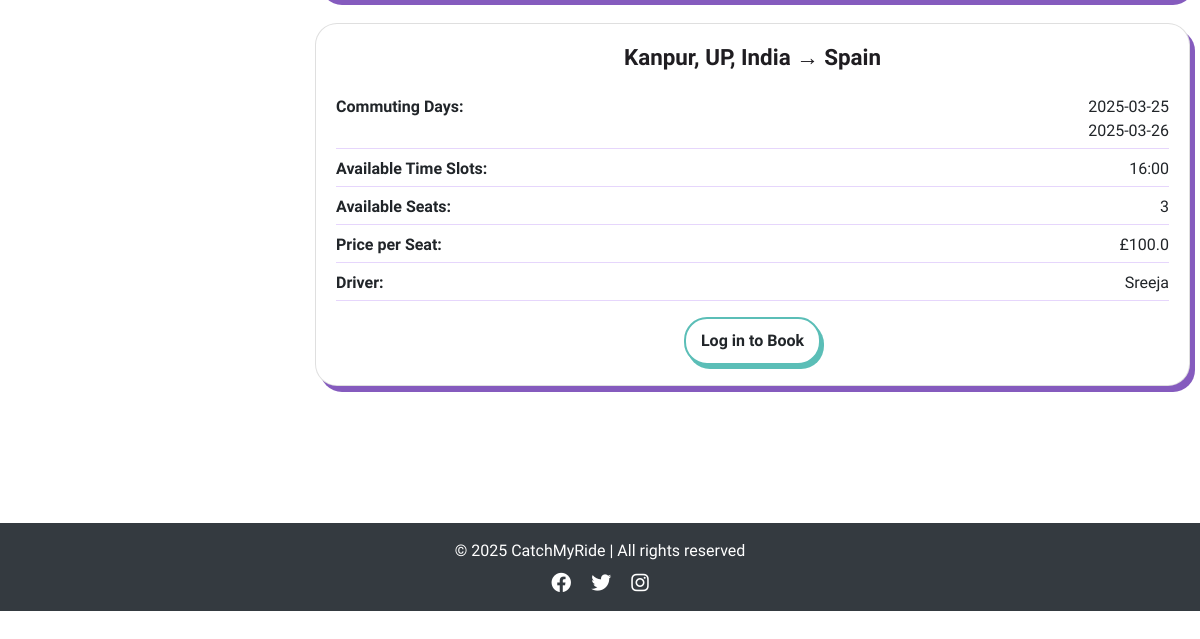
/view_journeys (lower part), run on an earlier commit of the app's database.
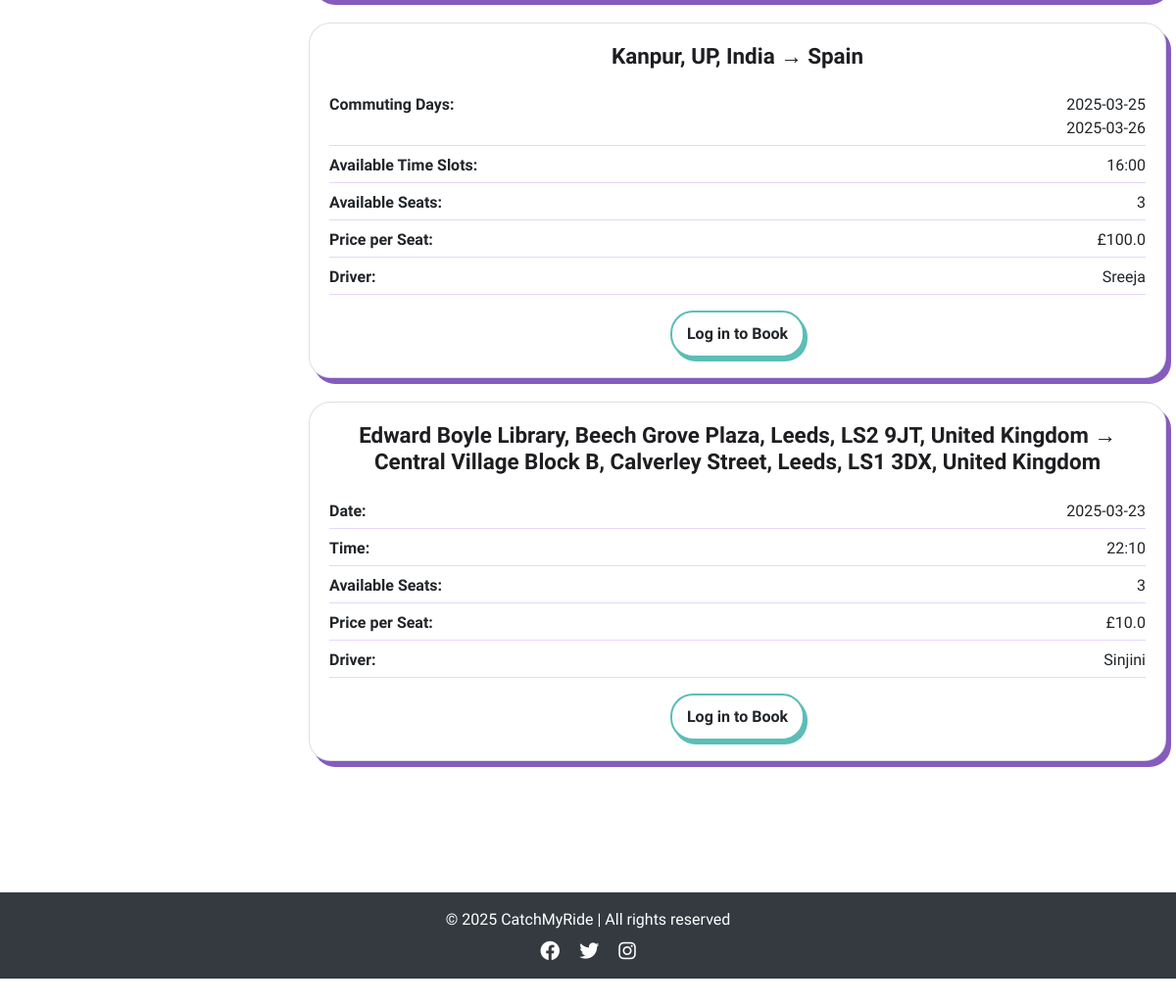
And on a later commit of the database.
### app/models.py (models this page shows, shortened)
class publish_ride(db.Model):
    id = db.Column(db.Integer, primary_key=True)
    driver_id = db.Column(db.Integer, db.ForeignKey('user.id'), nullable=False)
    driver_name = db.Column(db.String(100), nullable=False)  # Added Driver Name
    from_location = db.Column(db.String(200), nullable=False)
    to_location = db.Column(db.String(200), nullable=False)
    date_time = db.Column(db.DateTime, nullable=True)  # Now optional
    available_seats_per_date = db.Column(db.JSON, nullable=True)
    price_per_seat = db.Column(db.Float, nullable=False)
    category = db.Column(db.String(50), nullable=False)
    recurrence_dates = db.Column(db.String(255), nullable=True)
    commute_times = db.Column(db.String(255), nullable=True)  # Stores commute time slots
    is_available = db.Column(db.Boolean, default=True)

### app/views.py (the view)
@app.route('/view_journeys')
def view_journeys():
    db.session.commit()
    db.session.expire_all()
    journeys = publish_ride.query.all()
    booked_journey_ids = set()
    if current_user.is_authenticated:
        booked_journey_ids = {booking.ride_id for booking in book_ride.query.filter_by(user_id=current_user.id).all()}
    for journey in journeys:
        try:
            journey.seat_tracking = json.loads(journey.available_seats_per_date) if journey.available_seats_per_date else {}
        except (json.JSONDecodeError, TypeError):
            journey.seat_tracking = {}  # Prevent errors if data is invalid
        journey.user_has_booked = journey.id in booked_journey_ids
    return render_template('view_journeys.html', journeys=journeys, user=current_user)

### app/views.py (called while the page is built)
@app.before_request
def check_redirect_after_login():
    if 'redirect_after_login' in session and current_user.is_authenticated:
        redirect_path = session.pop('redirect_after_login')
        return redirect(redirect_path)

@app.context_processor
def inject_user():
    return dict(user=current_user)

### app/templates/view_journeys.html (shortened to what this page needs)
{% extends "base.html" %}
{% block content %}
<div class="container-fluid my-5">
    <div class="row">
        <div class="col-md-3">
        </div>
        <div class="col-md-9 card-list-container">
            {% if journeys %}
            <div class="row">
                {% for journey in journeys %}
                <div class="col-12 mb-4">
                    <div class="card">
                        <div class="card-body">
                            <h5 class="card-title">{{ journey.from_location }} → {{ journey.to_location }}</h5>
                            <div class="journey-details">
                                {% if journey.category == "one-time" %}
                                <div class="detail-item">
                                    <span class="detail-heading">Date:</span>
                                    <span>{{ journey.date_time.strftime('%Y-%m-%d') }}</span>
                                </div>
                                <div class="detail-item">
                                    <span class="detail-heading">Time:</span>
                                    <span>{{ journey.date_time.strftime('%H:%M') }}</span>
                                </div>
                                {% elif journey.category == "commuting" %}
                                <div class="detail-item">
                                    <span class="detail-heading">Commuting Days:</span>
                                    <ul class="date-list">
                                        {% for date in journey.recurrence_dates.split(',') %}
                                        <li>{{ date.strip() }}</li>
                                        {% endfor %}
                                    </ul>
                                </div>
                                <div class="detail-item">
                                    <span class="detail-heading">Available Time Slots:</span>
                                    <span>
                                        {% if journey.commute_times %}
                                            {{ journey.commute_times | replace(',', ', ') }}
                                        {% else %}
                                            N/A
                                        {% endif %}
                                    </span>
                                </div>
                                {% endif %}
                                <div class="detail-item">
                                    <span class="detail-heading">Available Seats:</span>
                                    <span>{{ journey.seat_tracking.values() | max if journey.seat_tracking else 0 }}</span>
                                </div>
                                <div class="detail-item">
                                    <span class="detail-heading">Price per Seat:</span>
                                    <span>£{{ journey.price_per_seat }}</span>
                                </div>
                                <div class="detail-item">
                                    <span class="detail-heading">Driver:</span>
                                    <span>{{ journey.driver_name }}</span>
                                </div>
                            </div>
                            <div class="text-center mt-3">
                                {% if user and journey.user_has_booked %}
                                    {% if journey.category == "one-time" %}
                                        <form action="{{ url_for('book_onetime', ride_id=journey.id) }}" method="get">
                                    {% elif journey.category == "commuting" %}
                                        <form action="{{ url_for('book_commuting', ride_id=journey.id) }}" method="get">
                                    {% endif %}
                                    <button type="submit" class="btn btn-base btn-green">Rebook</button>
                                </form>
                                {% else %}
                                    {% if journey.seat_tracking and journey.seat_tracking.values() | max > 0 %}
                                        {% if user.is_authenticated %}
                                            {% if journey.category == "one-time" %}
                                                <form action="{{ url_for('book_onetime', ride_id=journey.id) }}" method="get">
                                            {% elif journey.category == "commuting" %}
                                                <form action="{{ url_for('book_commuting', ride_id=journey.id) }}" method="get">
                                            {% endif %}
                                            <button type="submit" class="btn btn-base btn-one">Book</button>
                                        </form>
                                        {% else %}
                                        <a href="{{ url_for('login') }}" class="btn btn-base btn-blue" data-bs-target="#loginModal" data-bs-toggle="modal" data-bs-dismiss="modal">Log in to Book</a>
                                        {% endif %}
                                    {% else %}
                                    <button class="btn btn-base btn-red" disabled>Fully Booked</button>
                                    {% endif %}
                                {% endif %}
                            </div>
                        </div>
                    </div>
                </div>
                {% endfor %}
            </div>
            {% else %}
            <p class="text-center mt-4">No journeys available at the moment.</p>
            {% endif %}
        </div>
    </div>
</div>
{% endblock %}

### app/templates/base.html (shortened to what this page needs)
<!DOCTYPE html>
<html lang="en">
<head>
    <link rel="stylesheet" href="https://stackpath.bootstrapcdn.com/bootstrap/4.2.1/css/bootstrap.min.css">
    <link rel="stylesheet" href="{{ url_for('static', filename='style.css') }}">
    <link rel="stylesheet" href="https://cdnjs.cloudflare.com/ajax/libs/font-awesome/6.0.0-beta3/css/all.min.css">
    <link href='https://unpkg.com/boxicons@2.1.4/css/boxicons.min.css' rel='stylesheet'>
    <link rel="stylesheet" href="https://cdn.jsdelivr.net/npm/flatpickr/dist/flatpickr.min.css">
</head>
<body>
    <main>
        {% block content %}{% endblock %}
    </main>
    <br>
    <footer class="bg-dark text-white text-center py-3 mt-5">
        <div class="container">
            <p class="mb-0">© 2025 CatchMyRide | All rights reserved</p>
            <div class="social-links mt-2">
                <a href="#" class="text-white mx-2"><i class="fa-brands fa-facebook fa-lg"></i></a>
                <a href="#" class="text-white mx-2"><i class="fa-brands fa-twitter fa-lg"></i></a>
                <a href="#" class="text-white mx-2"><i class="fa-brands fa-instagram fa-lg"></i></a>
            </div>
        </div>
    </footer>
</body>
</html>

### app/static/style.css (style rules this page uses)
body { margin: 0; background-color: #fff; font-family: "Oxanium", serif; font-weight: 300; }
.btn-base { padding: 10px 15px; border-radius: 23px; font-weight: bold; transition: all 0.2s ease-in-out; background-color: white; color: var(--text-color); border: 2px solid var(--border-color); box-shadow: 3px 4px 0px var(--shadow-color); }
.btn-blue { --color: #1f1d21; --border-color: #5BBEB7; --bg-color: #C8E9E7; --shadow-color: #5BBEB7; }
.card { border-radius: 22px; box-shadow: 5px 6px 0px #855bbe; transition: transform 0.2s ease-in-out; }
.card-title { font-weight: 700; color: #1f1d21; text-align: center; font-size: 1.4rem; margin-bottom: 25px; }
.card .text-center { margin-top: 15px; }
.journey-details { display: flex; flex-direction: column; gap: 8px; }
.detail-item { display: flex; justify-content: space-between; border-bottom: 1px solid #e6d6fc; padding-bottom: 5px; }
.date-list { margin: 0; }
.date-list li { display: block; }
.detail-heading { font-weight: 600; }
.card-list-container { max-height: 80vh; overflow-y: auto; padding-right: 10px; }

What changed in the data, as far as the page shows it:
added publish_ride: from_location "Edward Boyle Library, Beech Grove Plaza, Leeds, LS2 9JT, United Kingdom", to_location "Central Village Block B, Calverley Street, Leeds, LS1 3DX, United Kingdom", date_time "2025-03-23", date_time "22:10", seat_tracking.values|max "3", price_per_seat "10.0", driver_name "Sinjini"
